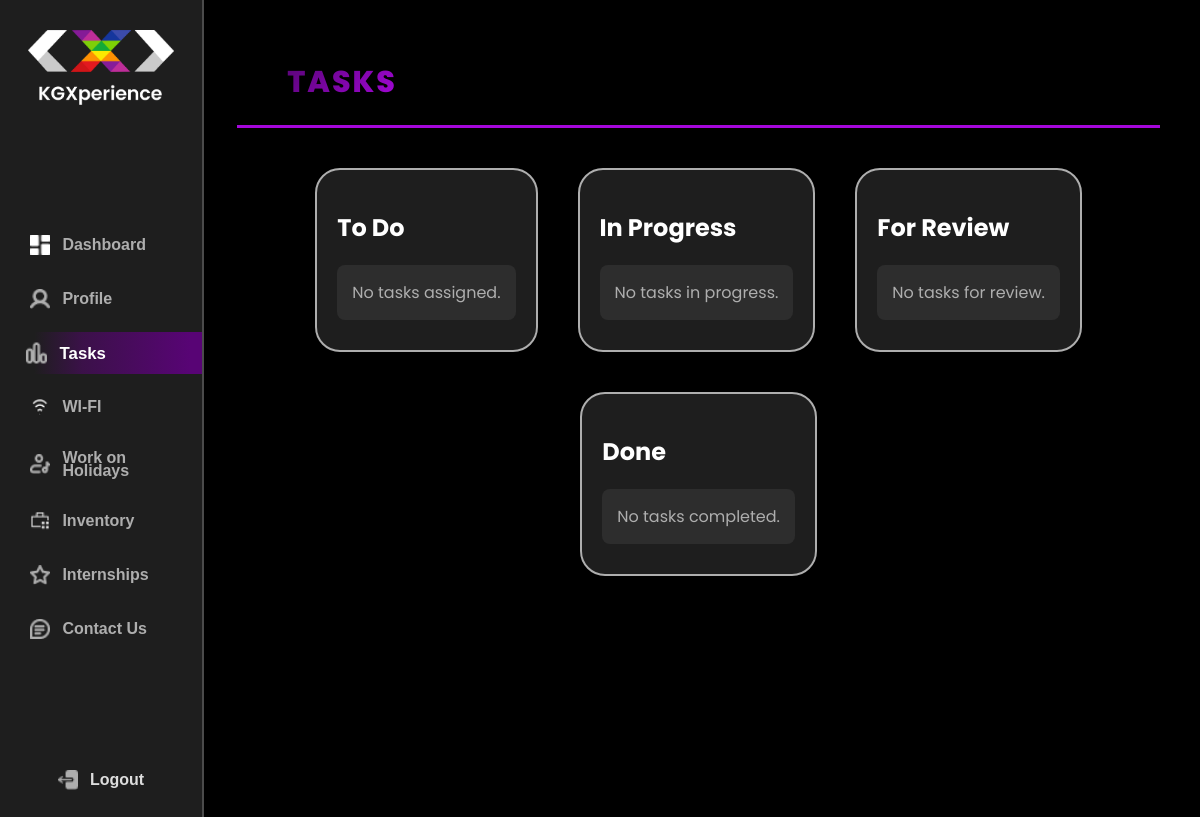
Page /student/tasks/ (signed in) on the earlier database version.
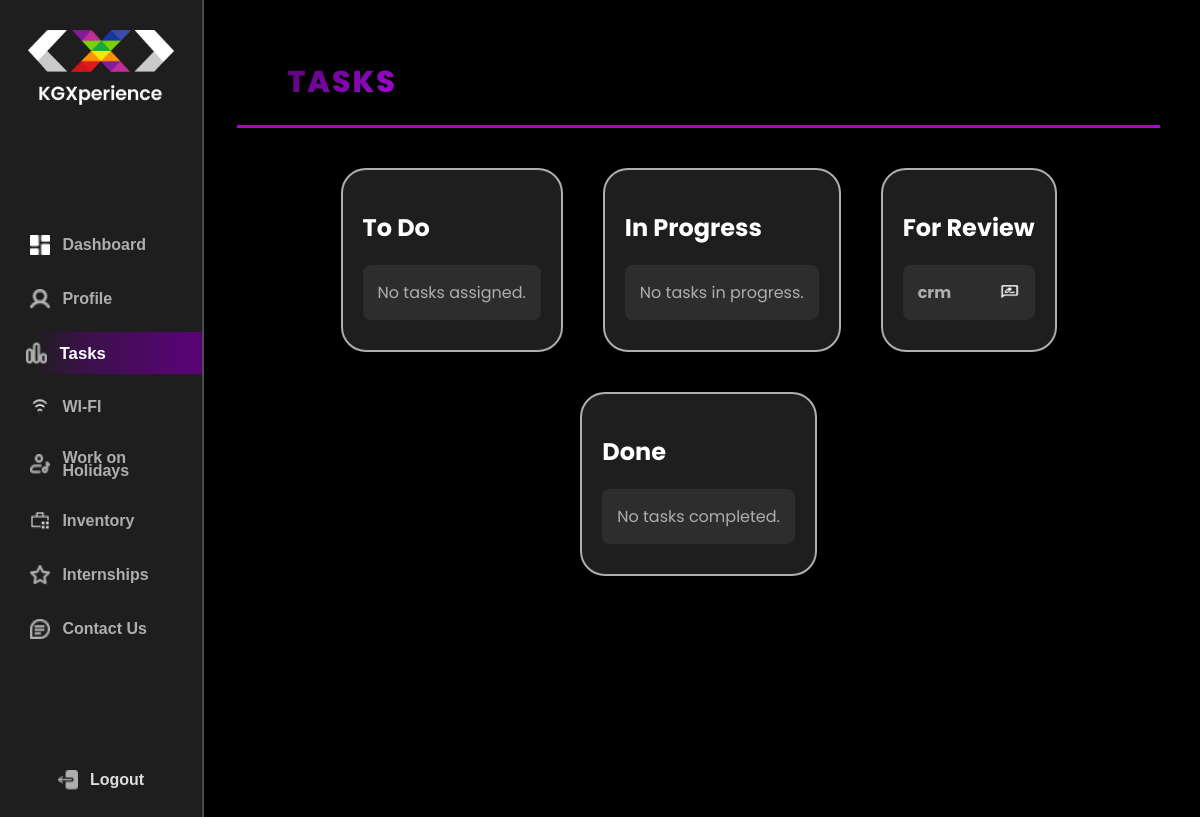
Same page on the later database version.
### kgx_app/models.py (models this page shows, shortened)
class ForReview(models.Model):
    roll_no = models.CharField(max_length=50)
    name = models.CharField(max_length=100)
    task_title = models.CharField(max_length=200)
    task_description = models.TextField()
    reference_link = models.URLField(blank=True, null=True)
    task_link = models.URLField()  # New field for the submitted link
    due_date = models.DateField()

### kgx_app/decorators.py (the view)
        def _wrapped_view(request, *args, **kwargs):
            try:
                profile = Profile.objects.get(roll_no=request.user.username)
                if profile.role in allowed_roles:
                    return view_func(request, *args, **kwargs)
                raise PermissionDenied
            except Profile.DoesNotExist:
                raise PermissionDenied  # Handle the case where the profile does not exist

### kgx_app/views.py (called while the page is built)
@login_required
@role_required(allowed_roles=['student'])
def student_tasks(request):
    profile = get_object_or_404(Profile, roll_no=request.user.username)
    to_do_tasks = ToDo.objects.filter(roll_no=profile.roll_no)  # Use the roll number from the profile
    in_progress_tasks = InProgress.objects.filter(roll_no=profile.roll_no)
    for_review_tasks = ForReview.objects.filter(roll_no=profile.roll_no)
    done_tasks = Done.objects.filter(roll_no=profile.roll_no)
    return render(request, 'student_tasks.html', {
        'profile': profile,
        'to_do_tasks': to_do_tasks,
        'in_progress_tasks': in_progress_tasks,
        'for_review_tasks': for_review_tasks,
        'done_tasks': done_tasks,
    })

### kgx_app/templates/student_tasks.html (shortened to what this page needs)
{% extends 'base.html' %}
{% load static %}
{% block content %}
<head>
    <link href="https://cdnjs.cloudflare.com/ajax/libs/font-awesome/6.0.0-beta3/css/all.min.css" rel="stylesheet">
</head>
<div class="header">
    <div class="title">Tasks</div>
</div>
<div class="task-container">
    <div class="task-section">
        <h2>To Do</h2>
        <div>
            {% for task in to_do_tasks %}
                <div class="task-item">
                    <span><strong>{{ task.task_title }}</strong></span>
                    <form action="{% url 'start_task' task.id %}" method="POST" style="display:inline;">
                        {% csrf_token %}
                        <button type="submit">
                            <img src="{% static 'kgx_app/start-button.png' %}" class="task-icon" />
                        </button>
                    </form>
                </div>
            {% empty %}
                <div class="task-item">No tasks assigned.</div>
            {% endfor %}
        </div>
    </div>
    <div class="task-section">
        <h2>In Progress</h2>
        <div>
            {% for in_progress_task in in_progress_tasks %}
                <div class="task-item" onclick="showTaskDetails('{{ in_progress_task.id }}', '{{ in_progress_task.task_title }}', '{{ in_progress_task.details }}')">
                    <span><strong>{{ in_progress_task.task_title }}</strong></span>
                    <img src="{% static 'kgx_app/in_progress.png' %}" class="task-icon" />
                </div>
            {% empty %}
                <div class="task-item">No tasks in progress.</div>
            {% endfor %}
        </div>
    </div>
    <div class="task-section">
        <h2>For Review</h2>
        <div>
            {% for review_task in for_review_tasks %}
                <div class="task-item">
                    <span><strong>{{ review_task.task_title }}</strong></span>
                    <img src="{% static 'kgx_app/for_review.png' %}" class="task-icon" />
                </div>
            {% empty %}
                <div class="task-item">No tasks for review.</div>
            {% endfor %}
        </div>
    </div>
    <div class="task-section">
        <h2>Done</h2>
        <div>
            {% for done_task in done_tasks %}
                <div class="task-item">
                    <span><strong>{{ done_task.task_title }}</strong></span>
                    <img src="{% static 'kgx_app/done.png' %}" class="task-icon" />
                </div>
            {% empty %}
                <div class="task-item">No tasks completed.</div>
            {% endfor %}
        </div>
    </div>
</div>
{% endblock %}

### kgx_app/templates/base.html (shortened to what this page needs)
<!DOCTYPE html>
<html lang="en">
<head>
    {% load static %}
    <link rel="stylesheet" href="https://cdnjs.cloudflare.com/ajax/libs/font-awesome/6.0.0-beta3/css/all.min.css">
</head>
<body>
    <body class="{% block body_class %}base{% endblock %}">
    <div class="left-corner-box">
        <div class="logo-container">
            <img src="{% static 'kgx_app/logo.png' %}" alt="Logo" class="logo-icon">
        </div>
        <nav class="navigation">
            <a href="{% url 'dashboard' %}" class="nav-button {% if request.resolver_match.url_name == 'dashboard' %}active{% endif %}">
                <img src="{% static 'kgx_app/dashboard.png' %}" alt="Dashboard" class="nav-icon">
                Dashboard
            </a>
            <a href="{% url 'profile' %}" class="nav-button {% if request.resolver_match.url_name == 'profile' %}active{% endif %}">
                <img src="{% static 'kgx_app/profile.png' %}" alt="Profile" class="nav-icon">
                Profile
            </a>
            <a href="{% url 'student_tasks' %}" class="nav-button {% if request.resolver_match.url_name == 'student_tasks' %}active{% endif %}">
                <img src="{% static 'kgx_app/learn_by_practice.png' %}" alt="Tasks" class="nav-icon">
                Tasks
            </a>
            <a href="{% url 'wifi' %}" class="nav-button {% if request.resolver_match.url_name == 'wifi' %}active{% endif %}">
                <img src="{% static 'kgx_app/wifi.png' %}" alt="WI-FI" class="nav-icon">
                WI-FI
            </a>
            <a href="{% url 'work_on_holidays' %}" class="nav-button {% if request.resolver_match.url_name == 'work_on_holidays' %}active{% endif %}">
                <img src="{% static 'kgx_app/work_on_holidays.png' %}" alt="Work on Holidays" class="nav-icon">
                Work on Holidays
            </a>
            <a href="{% url 'inventory' %}" class="nav-button {% if request.resolver_match.url_name == 'inventory' %}active{% endif %}">
                <img src="{% static 'kgx_app/inventory.png' %}" alt="Inventory" class="nav-icon">
                Inventory
            </a>
            <a href="{% url 'internship' %}" class="nav-button {% if request.resolver_match.url_name == 'internship' %}active{% endif %}">
                <img src="{% static 'kgx_app/internships.png' %}" alt="Internships" class="nav-icon">
                Internships
            </a>
            <a href="{% url 'contact' %}" class="nav-button {% if request.resolver_match.url_name == 'contact' %}active{% endif %}">
                <img src="{% static 'kgx_app/contact_us.png' %}" alt="Contact Us" class="nav-icon">
                Contact Us
            </a>
        </nav>
        <a href="{% url 'logout' %}" class="logout">
            <img src="{% static 'kgx_app/logout.png' %}" alt="Logout" class="logout-icon">
            Logout
        </a>
    </div>
    <div class="content">
        {% block content %}{% endblock %}
    </div>
    </body>
</body>
</html>

### kgx_app/templates/base.html (style rules this page uses)
body, html { height: 100%; margin: 0; background: #171616; overflow: hidden; }
.left-corner-box { width: 17%; height: 100%; background: #1E1E1E; position: fixed; top: 0; left: 0; display: flex; flex-direction: column; justify-content: space-between; align-items: center; padding: 20px 0; box-sizing: border-box; overflow: hidden; border-right: 2px solid rgba(255, 255, 255, 0.2); z-index: 1000; }
.logo-container { width: 100%; display: flex; justify-content: center; align-items: center; padding: 0 10px; box-sizing: border-box; margin-bottom: 0; }
.logo-icon { max-width: 80%; height: auto; margin-top: 10px; }
.navigation { width: 100%; display: flex; flex-direction: column; align-items: flex-end; margin-top: 5px; }
.nav-button { width: 80%; text-align: left; margin: 7px 0; padding: 10px; font-family: 'Raleway', sans-serif; font-size: 16px; font-weight: 700; line-height: 13px; color: #AEAEAE; text-decoration: none; transition: color 0.3s ease, background 0.3s ease, transform 0.3s ease; background-color: transparent; border: none; border-radius: 0; display: flex; align-items: center; position: relative; overflow: hidden; }
.nav-icon { width: 20px; height: 20px; margin-right: 12px; }
.nav-button.active { background: linear-gradient(90.57deg, #1E1E1E 9.91%, #3B1149 35.14%, #580475 91.56%); color: #ffffff; transform: scale(1.05); }
.logout { text-decoration: none; font-family: 'Raleway', sans-serif; font-size: 16px; font-weight: 700; line-height: 13px; color: #ddd; padding: 10px 20px; margin-bottom: 20px; border-radius: 5px; transition: color 0.3s ease; background-color: transparent; display: flex; align-items: center; overflow: hidden; }
.logout-icon { width: 20px; height: 20px; margin-right: 12px; }
.content { margin-left: 17%; padding: 20px; height: 100%; box-sizing: border-box; overflow-y: auto; }

### kgx_app/templates/student_tasks.html (style rules this page uses)
body { background-color: #000000; color: #FFFFFF; font-family: 'Poppins', sans-serif; display: flex; flex-direction: column; padding: 20px; }
.header { padding: 20px 50px; display: flex; justify-content: space-between; align-items: center; border-bottom: 3px solid #A507DB; margin-bottom: 30px; }
.header .title { font-size: 30px; font-weight: 800; color: #FFFFFF; letter-spacing: 2px; text-transform: uppercase; background: linear-gradient(135deg, #580475, #A507DB); -webkit-background-clip: text; -webkit-text-fill-color: transparent; }
.task-container { display: flex; flex-wrap: wrap; gap: 20px; justify-content: center; }
.task-section { background: #1E1E1E; border: 2px solid #AEAEAE; border-radius: 25px; padding: 20px; margin: 10px; width: fit-content; box-shadow: 0 8px 20px rgba(0, 0, 0, 0.5); transition: transform 0.2s ease-in-out, box-shadow 0.2s ease-in-out; display: flex; flex-direction: column; }
h2 { font-size: 24px; font-weight: bold; margin-bottom: 20px; background: #FFFFFF; font-family: 'Poppins', sans-serif; -webkit-background-clip: text; -webkit-text-fill-color: transparent; }
.task-item { background: #2D2D2D; color: #AEAEAE; padding: 15px; border-radius: 8px; margin-bottom: 10px; display: flex; justify-content: space-between; align-items: center; cursor: pointer; }
.task-item img { width: 20px; height: 20px; cursor: pointer; }
.task-icon { width: 25px; height: 25px; margin-left: 10px; cursor: pointer; }
a { color: #00bfff; }

Differences in the rows shown:
added ForReview: task_title "crm"
Other differences:
text no longer shown: "No tasks for review."
